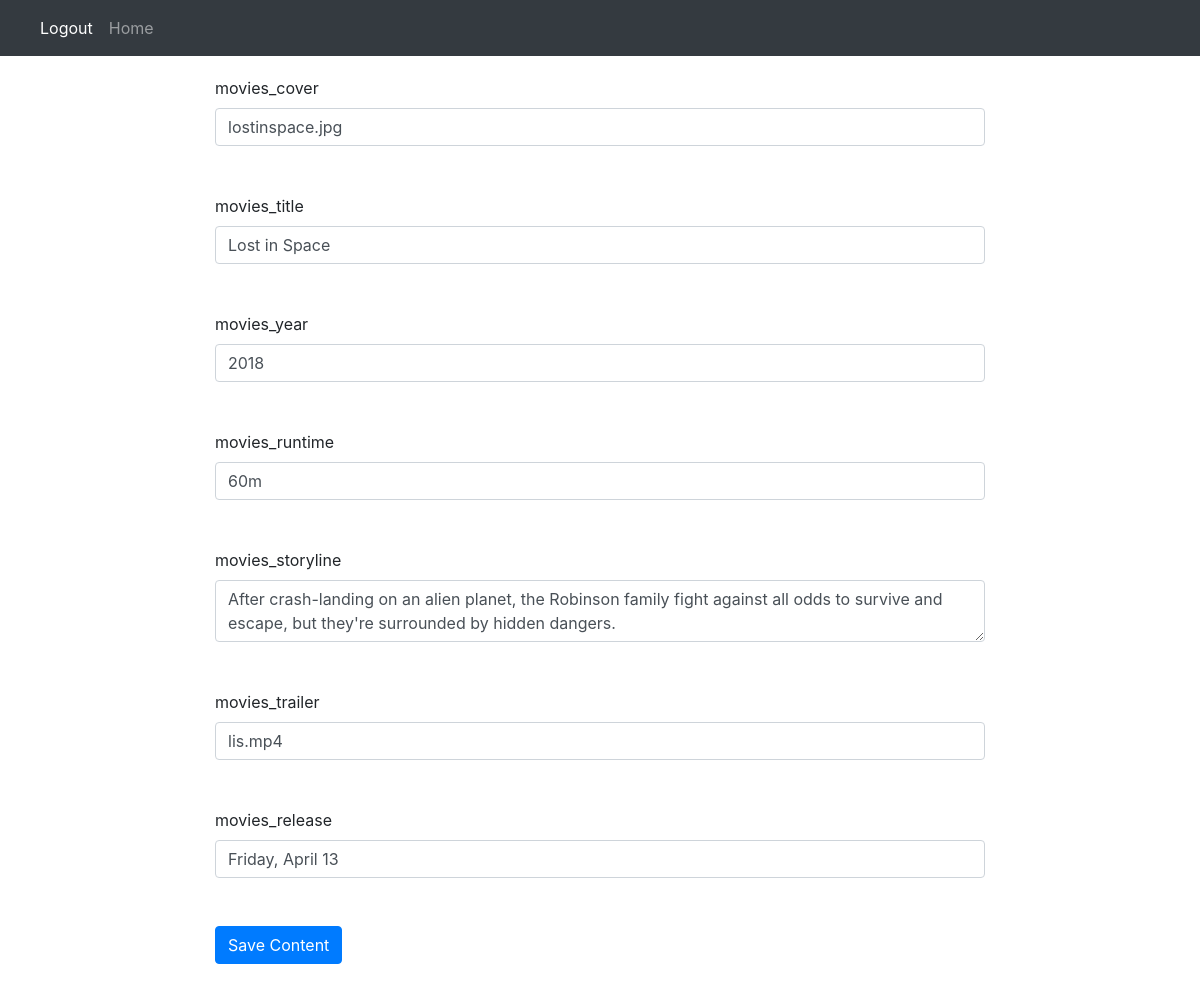
/admin/admin_editall.php, run on the app's committed database.
### tables this page shows
CREATE TABLE IF NOT EXISTS `tbl_movies` (
  `movies_id` mediumint(8) UNSIGNED NOT NULL AUTO_INCREMENT,
  `movies_cover` varchar(75) NOT NULL DEFAULT 'cover_default.jpg',
  `movies_title` varchar(125) NOT NULL,
  `movies_year` varchar(5) NOT NULL,
  `movies_runtime` varchar(25) NOT NULL,
  `movies_storyline` text NOT NULL,
  `movies_trailer` varchar(75) NOT NULL DEFAULT 'trailer_default.jpg',
  `movies_release` varchar(125) NOT NULL,
  PRIMARY KEY (`movies_id`)
);

### admin/phpscripts/read.php (called while the page is built, shortened)
<?php
	function getSingle($tbl, $col, $id) {
		include('connect.php');
		$querySingle = "SELECT * FROM {$tbl} WHERE {$col} = {$id}";
		$runSingle = mysqli_query($link, $querySingle);
		if($runSingle){
			return $runSingle;
		}else{
			$error = "There was error accessing this information.  Please contact your admin.";
			return $error;
		}
	}
?>

### admin/phpscripts/single_edit_form.php (the view, shortened to what this page needs)
<?php
	function single_edit($tbl,$col,$id) {
		$result = getSingle($tbl, $col, $id);
		$getResult = mysqli_fetch_array($result);
		echo "<form action=\"phpscripts/editall.php\" method=\"post\">";
		for($i=0; $i<mysqli_num_fields($result); $i++) {
			$dataType = mysqli_fetch_field_direct($result,$i);
			$fieldname = $dataType -> name;
			$fieldtype = $dataType -> type;
			if($fieldname != $col){
				echo "<label>{$fieldname}</label><br>";
				if($fieldtype != "252"){
					echo "<input type=\"text\" name=\"{$fieldname}\" class='form-control' value=\"{$getResult[$i]}\"><br><br>";
				}else{
					echo "<textarea class='form-control' name=\"{$fieldname}\">{$getResult[$i]}</textarea><br><br>";
				}
			}
		}
		echo "<input type=\"submit\" class='btn btn-primary' name=\"submit\" value=\"Save Content\">";
		echo "</form>";
	}
?>

### admin/css/main.css (style rules this page uses)
* { margin: 0; padding: 0; box-sizing: border-box; }
html, body { width: 100%; height: 100%; overflow-y: hidden; }

### data on the page
tbl_movies: movies_cover "lostinspace.jpg", movies_title "Lost in Space", movies_year "2018", movies_runtime "60m", movies_storyline "After crash-landing on an alien planet, the Robinson family fight against all odds to survive and escape, but they're surrounded by hidden dangers.", movies_trailer "lis.mp4", movies_release "Friday, April 13"

### other printed values
$fieldname "movies_cover"
$fieldname "movies_title"
$fieldname "movies_year"
$fieldname "movies_runtime"
$fieldname "movies_storyline"
$fieldname "movies_trailer"
$fieldname "movies_release"
